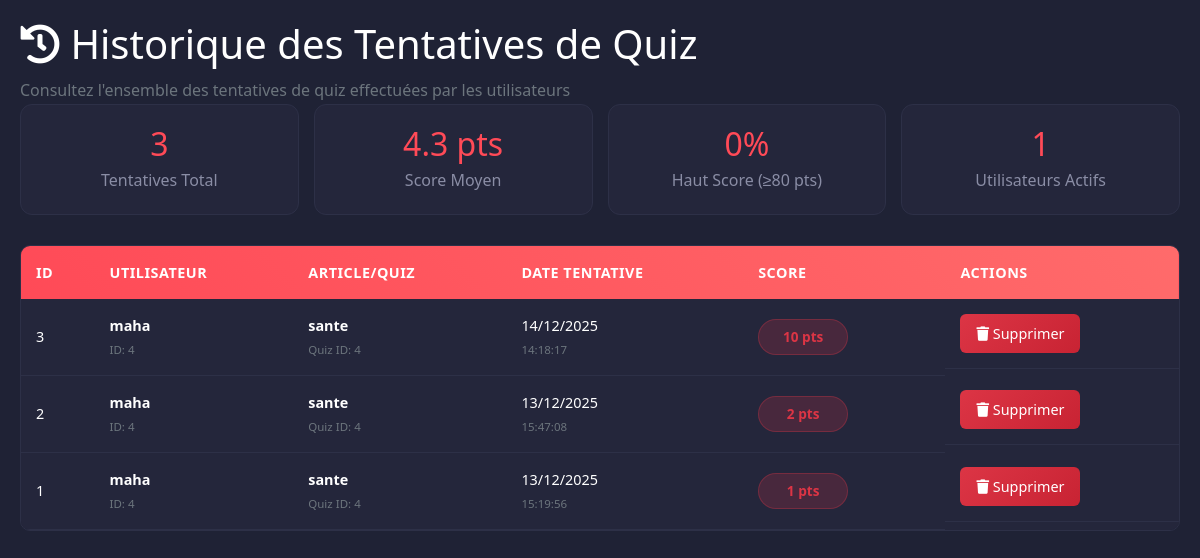
Page /view/backoffice/quiz/listeHistorique.php on the committed database.
### tables this page shows
CREATE TABLE `historique` (
  `id_historique` int(11) NOT NULL,
  `id_util` int(11) NOT NULL,
  `id_quiz` int(11) NOT NULL,
  `date_tentative` datetime DEFAULT current_timestamp(),
  `score` int(11) DEFAULT 0
);

CREATE TABLE `utilisateur` (
  `id_util` int(11) NOT NULL,
  `prenom` varchar(100) NOT NULL,
  `nom` varchar(100) NOT NULL,
  `dt_naiss` date DEFAULT NULL,
  `mail` varchar(255) NOT NULL,
  `num` int(11) DEFAULT NULL,
  `mdp` varchar(255) NOT NULL,
  `typee` enum('admin','user') DEFAULT 'user',
  `q1` varchar(255) DEFAULT NULL,
  `rp1` varchar(255) DEFAULT NULL,
  `q2` varchar(255) DEFAULT NULL,
  `rp2` varchar(255) DEFAULT NULL,
  `gamer_tag` varchar(100) DEFAULT NULL,
  `created_at` timestamp NOT NULL DEFAULT current_timestamp(),
  `updated_at` timestamp NOT NULL DEFAULT current_timestamp() ON UPDATE current_timestamp(),
  `img` varchar(255) DEFAULT NULL,
  `auth` varchar(200) NOT NULL,
  `face` text NOT NULL
);

CREATE TABLE `article` (
  `id_article` int(11) NOT NULL,
  `titre` varchar(255) NOT NULL,
  `contenu` text NOT NULL,
  `date_publication` date NOT NULL
);

### controller/QuizController.php (called while the page is built, shortened)
<?php
class QuizController {
public function getAllHistorique() {
    try {
        $db = config::getConnexion();
        $sql = "SELECT h.*, a.titre as article_titre, u.prenom as username
                FROM historique h
                LEFT JOIN article a ON h.id_quiz = a.id_article
                LEFT JOIN utilisateur u ON h.id_util = u.id_util
                ORDER BY h.date_tentative DESC";
        $query = $db->prepare($sql);
        $query->execute();
        $result = $query->fetchAll();
        return $result;
    } catch (Exception $e) {
        error_log('Error getting historique: ' . $e->getMessage());
        try {
            $db = config::getConnexion();
            $sql = "SELECT * FROM historique ORDER BY date_tentative DESC";
            $query = $db->prepare($sql);
            $query->execute();
            return $query->fetchAll();
        } catch (Exception $e2) {
            error_log('Error historique fallback: ' . $e2->getMessage());
            return [];
        }
    }
}
}
?>

### view/backoffice/quiz/listeHistorique.php (the view, shortened to what this page needs)
<?php
include_once __DIR__ . '/../../../Controller/QuizController.php';
$quizController = new QuizController();
$historique = $quizController->getAllHistorique();
?>
<!DOCTYPE html>
<html lang="fr">
<head>
    <link rel="stylesheet" href="../assets/css/bootstrap.min.css" />
    <link rel="stylesheet" href="../assets/css/all.css" />
    <link rel="stylesheet" href="../assets/css/indexx.css">
</head>
<body>
        <div class="container">
            <div class="page-header">
                <h1 style="color: var(--text-color); margin: 0;">
                    <i class="fas fa-history"></i> Historique des Tentatives de Quiz
                </h1>
                <p style="color: var(--gray-color); margin: 10px 0 0 0;">
                    Consultez l'ensemble des tentatives de quiz effectuées par les utilisateurs
                </p>
            </div>
            <?php
            $total_tentatives = count($historique);
            $average_score = 0;
            $high_scores = 0;
            if ($total_tentatives > 0) {
                $total_score = 0;
                foreach ($historique as $h) {
                    $total_score += $h['score'];
                }
                $average_score = round($total_score / $total_tentatives, 1);
                $high_score_percentage = round(($high_scores / $total_tentatives) * 100, 1);
            }
            ?>
            <div class="stats-summary">
                <div class="stat-box">
                    <h3><?php echo $total_tentatives; ?></h3>
                    <p>Tentatives Total</p>
                </div>
                <div class="stat-box">
                    <h3><?php echo $average_score; ?> pts</h3>
                    <p>Score Moyen</p>
                </div>
                <div class="stat-box">
                    <h3><?php echo $high_score_percentage ?? 0; ?>%</h3>
                    <p>Haut Score (≥80 pts)</p>
                </div>
                <div class="stat-box">
                    <h3><?php echo count(array_unique(array_column($historique, 'id_util'))); ?></h3>
                    <p>Utilisateurs Actifs</p>
                </div>
            </div>
            <div class="table-container">
                <div class="table-responsive">
                    <table>
                        <thead>
                            <tr>
                                <th>ID</th>
                                <th>Utilisateur</th>
                                <th>Article/Quiz</th>
                                <th>Date Tentative</th>
                                <th>Score</th>
                                <th>Actions</th>
                            </tr>
                        </thead>
                        <tbody>
                            <?php if (!empty($historique)): ?>
                                <?php foreach($historique as $h): ?>
                                    <?php
                                    $score = $h['score'];
                                    if ($score >= 80) {
                                        $scoreClass = 'score-high';
                                        $badgeClass = 'badge-high';
                                    } elseif ($score >= 50) {
                                        $scoreClass = 'score-medium';
                                        $badgeClass = 'badge-medium';
                                    } else {
                                        $scoreClass = 'score-low';
                                        $badgeClass = 'badge-low';
                                    }
                                    ?>
                                    <tr>
                                        <td><?php echo $h['id_historique']; ?></td>
                                        <td>
                                            <strong><?php echo htmlspecialchars($h['username'] ?? 'Utilisateur'); ?></strong><br>
                                            <small style="color: var(--gray-color);">ID: <?php echo $h['id_util']; ?></small>
                                        </td>
                                        <td>
                                            <strong><?php echo htmlspecialchars($h['article_titre'] ?? 'Quiz ' . $h['id_quiz']); ?></strong><br>
                                            <small style="color: var(--gray-color);">Quiz ID: <?php echo $h['id_quiz']; ?></small>
                                        </td>
                                        <td>
                                            <?php echo date('d/m/Y', strtotime($h['date_tentative'])); ?><br>
                                            <small style="color: var(--gray-color);"><?php echo date('H:i:s', strtotime($h['date_tentative'])); ?></small>
                                        </td>
                                        <td class="score-cell <?php echo $scoreClass; ?>">
                                            <span class="score-badge <?php echo $badgeClass; ?>">
                                                <?php echo $h['score']; ?> pts
                                            </span>
                                        </td>
                                        <td class="actions-cell">
                                            <a href="deleteHistorique.php?id=<?php echo $h['id_historique']; ?>"
                                               class="btn-danger"
                                               onclick="return confirm('Êtes-vous sûr de vouloir supprimer cet historique ?')">
                                                <i class="fas fa-trash"></i> Supprimer
                                            </a>
                                        </td>
                                    </tr>
                                <?php endforeach; ?>
                            <?php endif; ?>
                        </tbody>
                    </table>
                </div>
            </div>
        </div>
</body>
</html>

### view/backoffice/assets/css/all.css (style rules this page uses)
.fa, .fas, .far, .fal, .fab { -moz-osx-font-smoothing: grayscale; -webkit-font-smoothing: antialiased; display: inline-block; font-style: normal; font-variant: normal; text-rendering: auto; line-height: 1; }
.fa-history:before { content: "\f1da"; }
.fa-trash:before { content: "\f1f8"; }
.fa, .fas { font-family: 'Font Awesome 5 Free'; font-weight: 900; }

### view/backoffice/assets/css/indexx.css (style rules this page uses)
:root { --primary-color: #ff4a57; --secondary-color: #1f2235; --accent-color: #24263b; --text-color: #ffffff; --sidebar-width: 280px; --success-color: #28a745; --warning-color: #ffc107; --info-color: #17a2b8; --border-color: #2d3047; --danger-color: #dc3545; --dark-color: #15172b; --light-color: #f8f9fa; --gray-color: #6c757d; --transition: all 0.3s cubic-bezier(0.4, 0, 0.2, 1); --border-radius: 12px; --box-shadow: 0 8px 32px rgba(0, 0, 0, 0.3); --box-shadow-light: 0 4px 16px rgba(0, 0, 0, 0.2); }
* { box-sizing: border-box; margin: 0; padding: 0; }
body { background: linear-gradient(135deg, var(--secondary-color) 0%, var(--dark-color) 100%); color: var(--text-color); font-family: 'Segoe UI', Tahoma, Geneva, Verdana, sans-serif; line-height: 1.6; overflow-x: hidden; min-height: 100vh; background-attachment: fixed; }
.container { max-width: 1400px; margin: 0 auto; }
.btn-danger { background: linear-gradient(45deg, var(--danger-color), #e4606d); color: white; }
.score-badge { padding: 6px 12px; border-radius: 20px; font-weight: 600; font-size: 0.85rem; margin-right: 10px; min-width: 90px; text-align: center; display: inline-block; }
.table-responsive { overflow-x: auto; margin: 20px 0; }

### view/backoffice/quiz/listeHistorique.php (style rules this page uses)
:root { --primary-color: #ff4a57; --secondary-color: #1f2235; --accent-color: #24263b; --text-color: #ffffff; --success-color: #28a745; --warning-color: #ffc107; --info-color: #17a2b8; --border-color: #2d3047; --danger-color: #dc3545; --dark-color: #15172b; --light-color: #f8f9fa; --gray-color: #6c757d; --text-muted: #8a8da5; --transition: all 0.3s ease; --border-radius: 12px; --box-shadow: 0 8px 32px rgba(0, 0, 0, 0.3); }
body { background: var(--secondary-color); color: var(--text-color); font-family: 'Segoe UI', Tahoma, Geneva, Verdana, sans-serif; }
.container { max-width: 1200px; margin: 0 auto; padding: 20px; }
.stats-summary { display: grid; grid-template-columns: repeat(auto-fit, minmax(200px, 1fr)); gap: 15px; margin-bottom: 30px; }
.stat-box { background: var(--accent-color); padding: 20px; border-radius: 12px; text-align: center; border: 1px solid var(--border-color); transition: var(--transition); }
.stat-box h3 { color: var(--primary-color); font-size: 2rem; margin: 0; }
.stat-box p { color: var(--text-muted); margin: 5px 0 0 0; }
.table-responsive { border-radius: 10px; overflow: hidden; border: 1px solid var(--border-color); }
table { width: 100%; background: var(--accent-color); border-collapse: collapse; }
thead { background: linear-gradient(45deg, var(--primary-color), #ff6b6b); }
th { padding: 15px; text-align: left; color: white; font-weight: 600; font-size: 0.9rem; text-transform: uppercase; letter-spacing: 0.5px; }
td { padding: 15px; border-bottom: 1px solid var(--border-color); color: var(--text-color); font-size: 0.9rem; }
tbody tr { transition: var(--transition); }
.score-badge { display: inline-block; padding: 6px 12px; border-radius: 20px; font-weight: 600; font-size: 0.85rem; }
.badge-low { background: rgba(220, 53, 69, 0.2); color: var(--danger-color); border: 1px solid rgba(220, 53, 69, 0.3); }
.btn-danger { background: linear-gradient(135deg, var(--danger-color) 0%, #c82333 100%); border: none; color: white; padding: 8px 16px; border-radius: 6px; cursor: pointer; font-size: 0.9rem; transition: var(--transition); text-decoration: none; display: inline-block; }
.actions-cell { display: flex; gap: 10px; }

### rows in the picture
historique: id_historique "3", id_util.prenom "maha", id_util "4", article.titre "sante", id_quiz "4", date_tentative "14/12/2025", date_tentative "14:18:17", score "10"
historique: id_historique "2", id_util.prenom "maha", id_util "4", article.titre "sante", id_quiz "4", date_tentative "13/12/2025", date_tentative "15:47:08", score "2"
historique: id_historique "1", id_util.prenom "maha", id_util "4", article.titre "sante", id_quiz "4", date_tentative "13/12/2025", date_tentative "15:19:56", score "1"

### other values in the picture
$total_tentatives "3"
$average_score "4.3"
$high_score_percentage "0"
count(array_unique(array_column($historique, 'id_util'))) "1"
